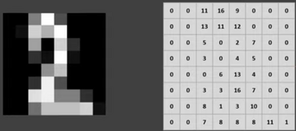
#> input picture PCA_project/projects/number_zoomed.png, 296 x 131 px, shrunk from 379 x 168 before the run
$ jupyter execute --allow-errors Preparations.ipynb   (shell and % lines are left out)
#> lines starting #> are read from the running program, lines starting #| are printed output that depends on the picture
[cell 1]
import numpy as np
import pandas as pd
import cv2 as cv
from sklearn.datasets import load_digits
from sklearn.preprocessing import StandardScaler
from sklearn.model_selection import train_test_split
from sklearn.linear_model import LogisticRegression
from sklearn.decomposition import PCA
from numpy.linalg import eig
from numpy.linalg import inv
from numpy import diag
import matplotlib.pyplot as plt
import plotly.express as px
import seaborn as sns

[cell 2]
def calc_w_v(matrix):
    w,v=eig(matrix)
    return w, v

[cell 3]
two_by_two = calc_w_v(np.array([[0, -2], [1, -3]]))
print(f"Eigenvalues: {two_by_two[0]}")
print(f"Eigenvectors: {two_by_two[1]}")

[cell 4]
three_by_three = calc_w_v(np.array([[2, 2, 4], [1, 3, 5], [2, 3, 4]]))
print(f"Eigenvalues: {three_by_three[0]}")
print(f"Eigenvectors: {three_by_three[1]}")

[cell 5]
def reconstruct_matrix(vectors, values):
    inverse_vectors = inv(vectors)
    diagonal_matrix = diag(values)
    diagonal_matrix = vectors.dot(diagonal_matrix).dot(inverse_vectors)
    return diagonal_matrix

[cell 6]
print(reconstruct_matrix(two_by_two[1], two_by_two[0]))

[cell 7]
fig = plt.figure(figsize=(5,5))
ax = fig.add_subplot(111)
v = np.array([2 ,  1])
v1 = np.array([2 ,  3])
v1_proj = (np.dot(v1, v) / np.dot(v, v)) * v
scale_factor = 0.5
ax.quiver(0, 0, v[ 0], v[1 ], color='r', angles='xy', scale_units='xy', scale=1, label="v")
ax.quiver(0, 0, v1[ 0], v1[1 ], color='g', angles='xy', scale_units='xy', scale=1, label="v1")
ax.quiver(0, 0, v1_proj[ 0], v1_proj[1 ], color='b', angles='xy', scale_units='xy', scale=1, label="v1 Projection")
ax.set_xlim([-8,  8])
ax.set_ylim([-8,  8])
ax.set_xlabel('X')
ax.set_ylabel('Y')
plt.title('2D Vector Plot')
plt.grid()
leg = plt.legend(loc= 'upper left')
plt.show()
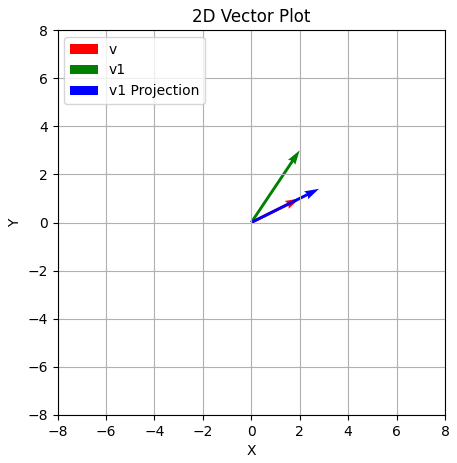
#> figure drawn by matplotlib, 1 panel

[cell 8]
dataset = load_digits()
df = pd.DataFrame(dataset.data, columns=dataset.feature_names)
x = df
y = dataset.target
scaler = StandardScaler()
x_scaled = scaler.fit_transform(x)
pca_2 = PCA(n_components=2)
x_pca_2 = pca_2.fit_transform(x_scaled)
plt.scatter(x_pca_2[:, 0], x_pca_2[:, 1], c=dataset.target, cmap="Paired")
plt.colorbar()
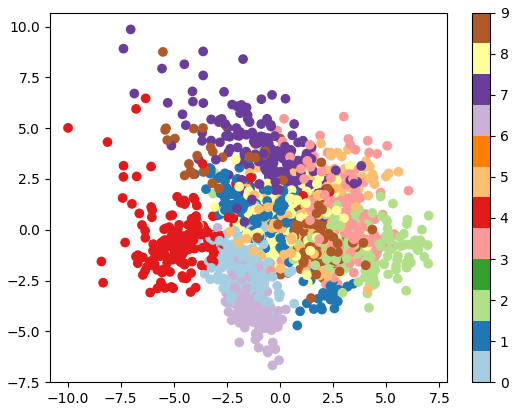
#> figure drawn by matplotlib, 2 panels

[cell 9]
dataset = load_digits()
df = pd.DataFrame(dataset.data, columns=dataset.feature_names)
x = df
y = dataset.target
scaler = StandardScaler()
x_scaled = scaler.fit_transform(x)
pca_3 = PCA(n_components=3)
x_pca_3 = pca_3.fit_transform(x_scaled)
fig = plt.figure()
ax = fig.add_subplot(projection='3d')
ax.scatter(x_pca_3[:,0], x_pca_3[:,1], x_pca_3[:,2], c=dataset.target, cmap="Paired")
plt.show()
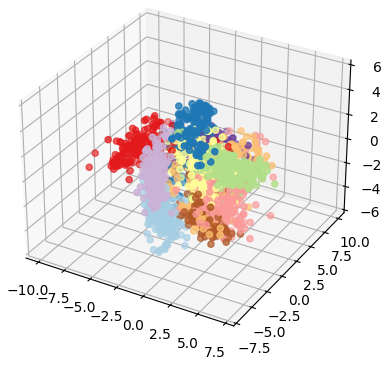
#> figure drawn by matplotlib, 1 panel

[cell 10]
img = cv.cvtColor(cv.imread('number_zoomed.png'), cv.COLOR_BGR2RGB)

[cell 11]
plt.imshow(img)

### Work with 3D image

Goal: Load a random 3D image and compress it by appling PCA

[cell 12]
# Step - 1 Load the image and convert the BGR scheme to RGB
# imgread - reads the image
# cvtColor - converts BGR to RGB
file_name = 'terry-vlisidis-RflgrtzU3Cw-unsplash.jpg'
image_3d = cv.cvtColor(cv.imread(file_name), cv.COLOR_BGR2RGB)
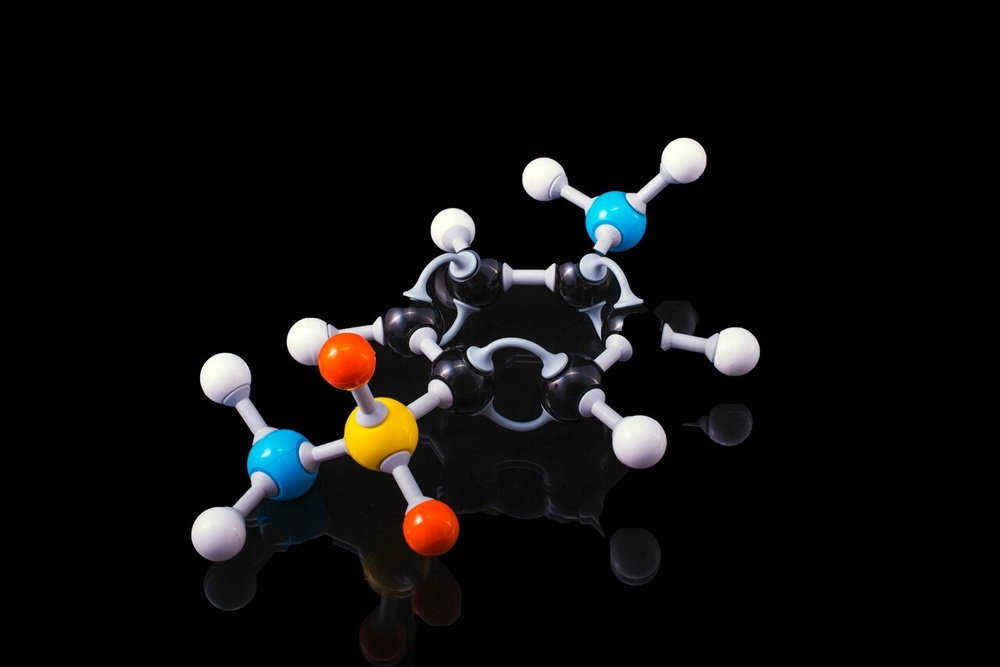
#> input picture PCA_project/projects/terry-vlisidis-RflgrtzU3Cw-unsplash.jpg, 1000 x 667 px, shrunk from 1280 x 854 before the run

[cell 13]
# Step - 2 Check and comment on the shape
# image_3d.shape - tuple with 3 elements - rows, columns and channels (RGB). The first and second elements
# represent the size of the image in pixels. We will treat this tuple as a dataset
image_3d.shape
#> Out = (667, 1000, 3)

[cell 14]
# Step - 3 We can check the actual image
plt.imshow(image_3d)

[cell 15]
# Step - 4 Split and normalize the channels
# The RGB will be compressed separately and them combined in the end so that we can see the quality of the
# compressed image and decide how many principal components will be need to achieve a satisfactory result.

red, green, blue =  cv.split(image_3d)
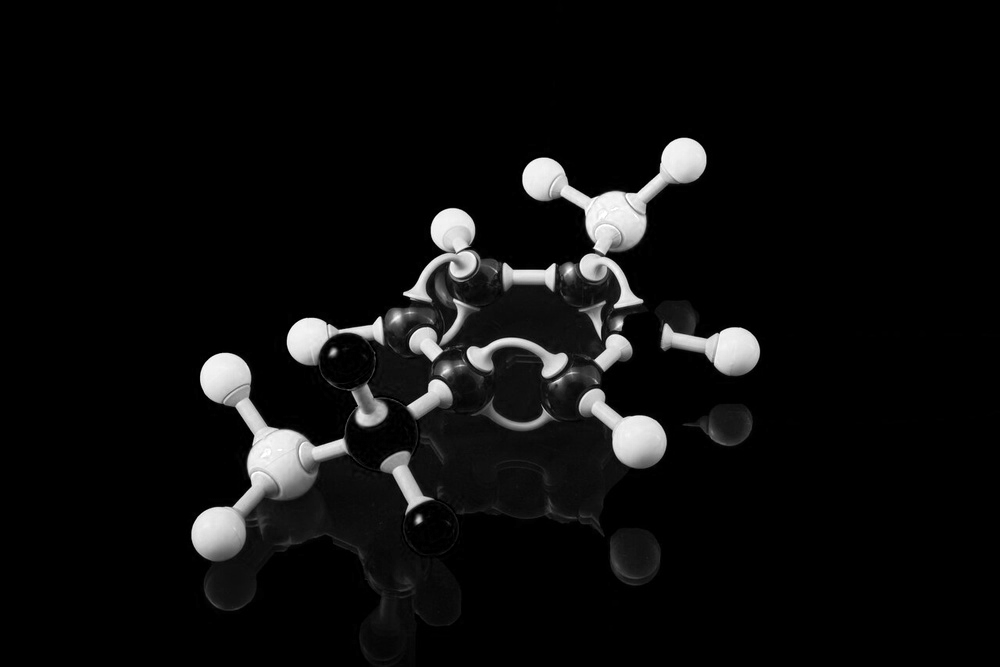
#> blue: shape (667, 1000); min 0, max 255, mean 13.7
red, green, blue = red / 255, green / 255, blue / 255

# We can also check the individual channels
# plt.imshow(red)
# plt.imshow(green)
# plt.imshow(blue)

[cell 16]
# Step - 5 apply PCA to the channels separately

number_of_components = 100

pca_red = PCA(n_components=number_of_components)
reduced_red = pca_red.fit_transform(red)
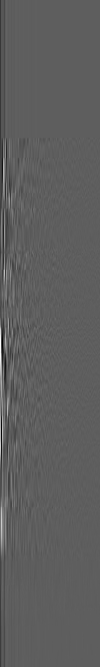
#> reduced_red: shape (667, 100) float64; min -5.51, max 9.37, mean -6.95e-17; drawn with min black and max white
# reduced_red.shape

pca_green = PCA(n_components=number_of_components)
reduced_green = pca_green.fit_transform(green)
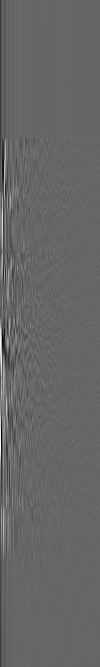
#> reduced_green: shape (667, 100) float64; min -4.94, max 7.32, mean -1.23e-16; drawn with min black and max white
# reduced_green.shape

pca_blue = PCA(n_components=number_of_components)
reduced_blue = pca_blue.fit_transform(blue)
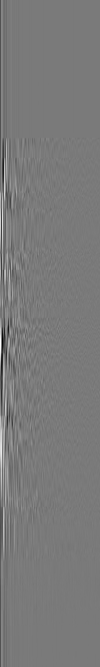
#> reduced_blue: shape (667, 100) float64; min -6.42, max 6.96, mean -7.2e-17; drawn with min black and max white
# reduced_green.shape

[cell 17]
# Step - 6 combine the channels
combined_channels = np.array([reduced_red, reduced_green, reduced_blue])
#> (the rest of this cell did not finish here and is left out)

[cell 18]
# Step - 7 reconstruct the channels

reconstructed_red = pca_red.inverse_transform(reduced_red)
reconstructed_green = pca_green.inverse_transform(reduced_green)
reconstructed_blue = pca_blue.inverse_transform(reduced_blue)
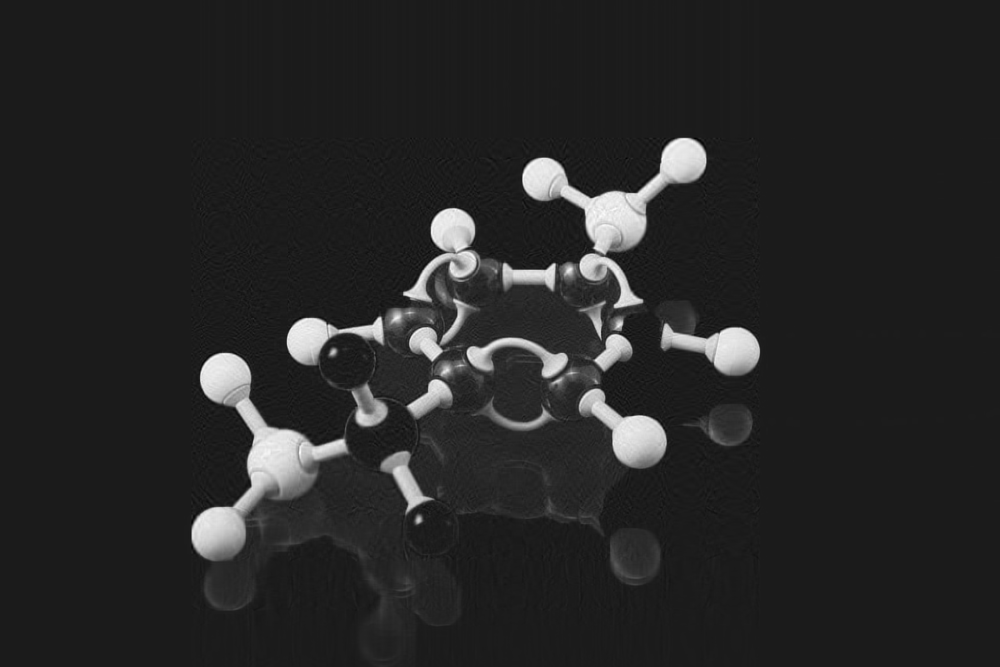
#> reconstructed_blue: shape (667, 1000) float64; min -0.128, max 1.05, mean 0.0536; drawn with min black and max white
# reconstructed_red.shape
# reconstructed_green.shapea
# reconstructed_blue.shape

[cell 19]
# Step - 8 - reconstruct the image
reconstructed_image = (cv.merge((reconstructed_red, reconstructed_green, reconstructed_blue)))
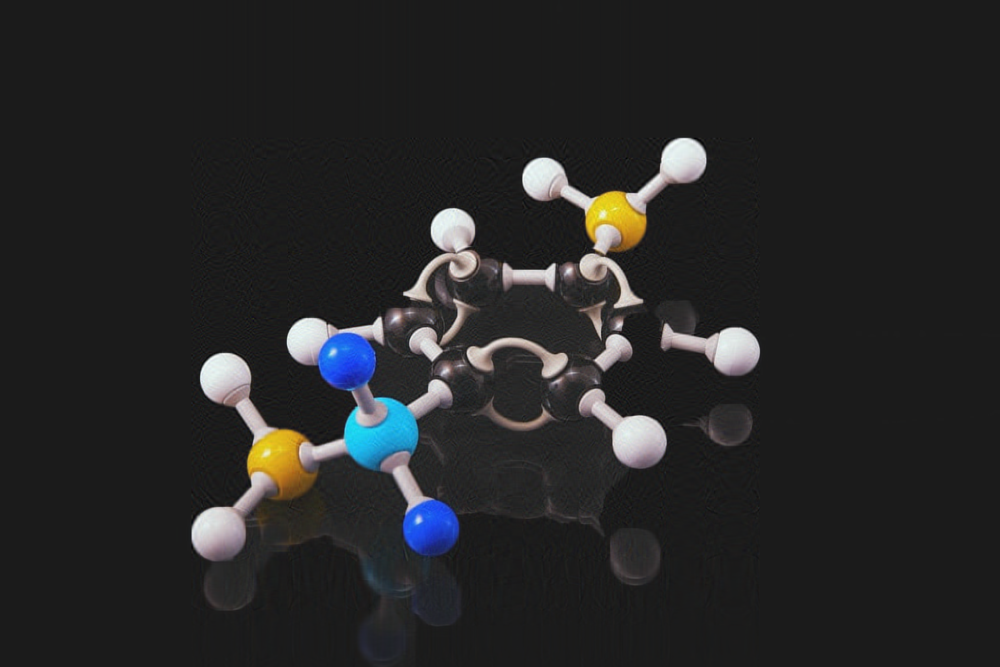
#> reconstructed_image: shape (667, 1000, 3) float64; mean of channels 0, 1, 2 0.0565, 0.0544, 0.0536; drawn with min black and max white

[cell 20]
# Step - 9 - display the reconstructed image
plt.imshow(reconstructed_image)
plt.title("Test with 100 principal components")
plt.show()

### Convert the entire flow to sequence of functions

[cell 21]
def reconstruct_image(reconstructed_red, reconstructed_green, reconstructed_blue):

    return (cv.merge((reconstructed_red, reconstructed_green, reconstructed_blue)))


def reconstruct_channel(pca, reduced_channel):

    return pca.inverse_transform(reduced_channel)


def apply_pca(components_num, norm_red, norm_green, norm_blue):
    pca_red = PCA(n_components=components_num)
    reduced_red = pca_red.fit_transform(norm_red)
    reconstructed_red = reconstruct_channel(pca_red, reduced_red)

    pca_green = PCA(n_components=components_num)
    reduced_green = pca_green.fit_transform(norm_green)
    reconstructed_green = reconstruct_channel(pca_green, reduced_green)

    pca_blue = PCA(n_components=components_num)
    reduced_blue = pca_blue.fit_transform(norm_blue)
    reconstructed_blue = reconstruct_channel(pca_blue, reduced_blue)

    return reconstruct_image(reconstructed_red, reconstructed_green, reconstructed_blue)


def split_rgb(image):
    red, green, blue =  cv.split(image)
    red, green, blue = red / 255, green / 255, blue / 255

    return red, green, blue


file_name = 'terry-vlisidis-RflgrtzU3Cw-unsplash.jpg'
image_3d = cv.cvtColor(cv.imread(file_name), cv.COLOR_BGR2RGB)

norm_red, norm_green, norm_blue = split_rgb(image_3d)

for components in [100, 50, 25]:
    reconstructed_image = apply_pca(components, norm_red, norm_green, norm_blue)
    plt.imshow(reconstructed_image)
    plt.title(f"Compressed image - {components} principal components")
    plt.show()
